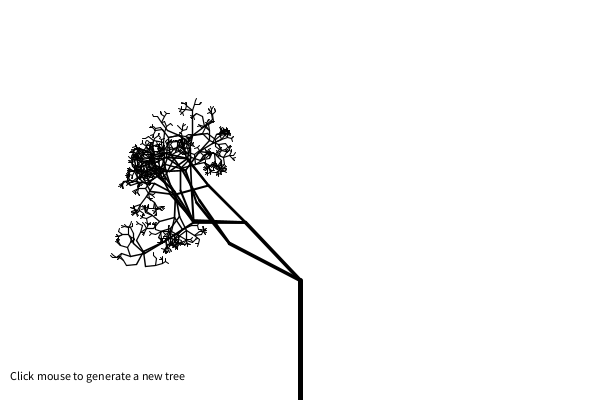
Frame 1 (no input)
Frame 60 (the mouse pressed at the canvas centre just before this capture): identical to frame 1, image omitted
Frame 120 (the mouse held since frame 60 and released just before this capture): identical to frame 1, image omitted

The Processing sketch that drew this single still picture (run headless with seeded random() and noise(); from frame 60 on, the mouse is pressed at the canvas centre):

// Processing sketch: NOC_8_05_TreeStochastic
// ── NOC_8_05_TreeStochastic.pde
// The Nature of Code
// Daniel Shiffman
// http://natureofcode.com

// Stochastic Tree
// Renders a simple tree-like structure via recursion
// Angles and number of branches are random

void setup() {
  size(600, 400);
  smooth();
  newTree();
}

void draw() {

}

void mousePressed() {
  newTree();
}

void newTree() {
  background(255);
  fill(0);
  text("Click mouse to generate a new tree", 10, height-20);

  stroke(0);
  // Start the tree from the bottom of the screen
  translate(width/2, height);
  // Start the recursive branching!
  branch(120);
}



void branch(float h) {
  // thickness of the branch is mapped to its length
  float sw = map(h, 2, 120, 1, 5);
  strokeWeight(sw);
  // Draw the actual branch
  line(0, 0, 0, -h);
  // Move along to end
  translate(0, -h);

  // Each branch will be 2/3rds the size of the previous one
  h *= 0.66f;

  // All recursive functions must have an exit condition!!!!
  // Here, ours is when the length of the branch is 2 pixels or less
  if (h > 2) {
    // A random number of branches
    int n = int(random(1, 4));
    for (int i = 0; i < n; i++) {
      // Picking a random angle
      float theta = random(-PI/2, PI/2);
      pushMatrix();      // Save the current state of transformation (i.e. where are we now)
      rotate(theta);     // Rotate by theta
      branch(h);         // Ok, now call myself to branch again
      popMatrix();       // Whenever we get back here, we "pop" in order to restore the previous matrix state
    }
  }
}
